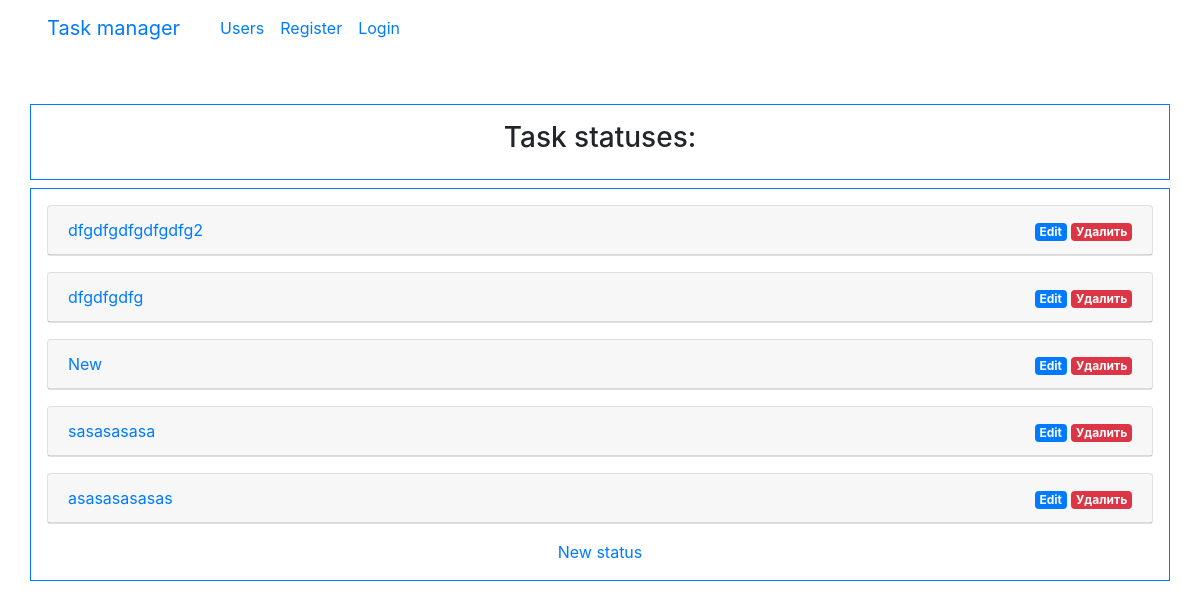
Page /statuses/ on the earlier database version.
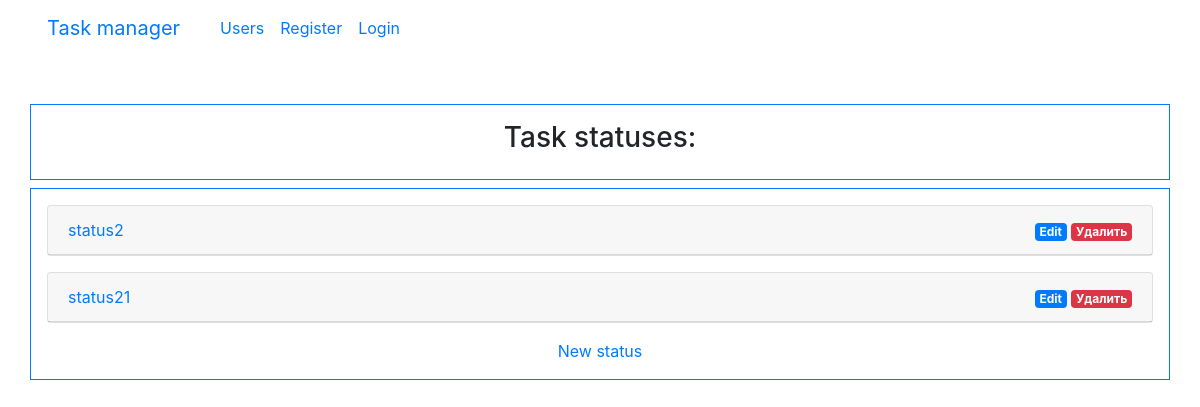
Same page on the later database version.
### tasks/models.py (models this page shows, shortened)
class TaskStatus(models.Model):
    name = models.CharField(max_length=200, unique=True)

### tasks/views.py (the view)
# urls.py: path('statuses/', views.StatusesView.as_view(), name='statuses'),
class StatusesView(generic.ListView):
    template_name = 'tasks/statuses.html'
    context_object_name = 'statuses'
    def get_queryset(self):
        return TaskStatus.objects.all()

### templates/tasks/statuses.html
{% extends "base.html" %}
{% load bootstrap4 %}
{% load i18n %}
{% block page_header %}
<h3 class="cover-heading">{% trans "Task statuses:" %}</h3>
{% endblock %}
{% block content %}
{% for task_status in statuses %}
<div class="card bg-white text-dark mb-3">
  <div class="card-header">
    <div class="row">
      <div class="col-md-6"><div class="text-left"><a href="{% url 'status' task_status.id %}">{{ task_status.name }}</a></div></div>
      <div class="col-md-6"><div class="text-right"><a href="{% url 'status_update' task_status.id %}" class="badge badge-primary">{% trans "Edit" %}</a> <a href="{% url 'status_delete' task_status.id %}" class="badge badge-danger">{%trans "Delete" %}</a></div></div>
    </div>
  </div>
</div>
{% endfor %}
  <p class="card-text"><a href="{% url 'status_create'%}">{% trans "New status" %}</a></p>
  {% endblock %}

Differences in the rows shown:
removed TaskStatus: name "dfgdfgdfgdfgdfg2"
removed TaskStatus: name "dfgdfgdfg"
removed TaskStatus: name "New"
removed TaskStatus: name "sasasasasa"
removed TaskStatus: name "asasasasasas"
added TaskStatus: name "status2"
added TaskStatus: name "status21"
